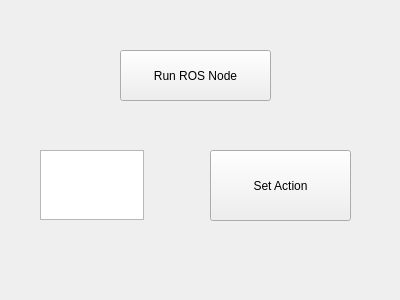
<?xml version="1.0" encoding="UTF-8"?>
<ui version="4.0">
 <class>Form</class>
 <widget class="QWidget" name="Form">
  <property name="geometry">
   <rect>
    <x>0</x>
    <y>0</y>
    <width>400</width>
    <height>300</height>
   </rect>
  </property>
  <property name="windowTitle">
   <string>Form</string>
  </property>
  <widget class="QPushButton" name="rosNodeButton">
   <property name="geometry">
    <rect>
     <x>120</x>
     <y>50</y>
     <width>151</width>
     <height>51</height>
    </rect>
   </property>
   <property name="text">
    <string>Run ROS Node</string>
   </property>
  </widget>
  <widget class="QPushButton" name="setActionButton">
   <property name="geometry">
    <rect>
     <x>210</x>
     <y>150</y>
     <width>141</width>
     <height>71</height>
    </rect>
   </property>
   <property name="text">
    <string>Set Action</string>
   </property>
  </widget>
  <widget class="QTextEdit" name="actionTextEdit">
   <property name="geometry">
    <rect>
     <x>40</x>
     <y>150</y>
     <width>104</width>
     <height>70</height>
    </rect>
   </property>
  </widget>
 </widget>
 <resources/>
 <connections/>
</ui>
